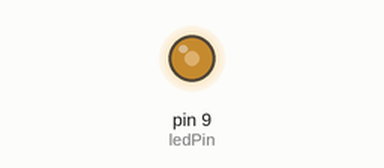
The sketch below on a simulated Arduino Uno, built with avr-gcc and run on an emulated ATmega328P. Parts: output pins drawn as LEDs (lit = HIGH).

Above: at 0.1 s.
Timing chart, 0 to 1.6 s (numbered marks = the images above):
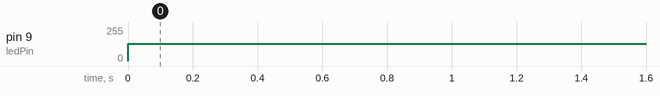

The sketch:

day31_analogwrite_128.ino
```cpp
// 31日目 analogWrite の値を 128 に固定して、明るさを見る
// 回路：2.1 と同じ（ピン9 → 220Ω → LED → GND）

int ledPin = 9;

void setup() {
}

void loop() {
  analogWrite(ledPin, 128);   // 255 の約半分。5V の時間が約 50%（平均 約 2.5V）
}
```

Measured:
- by itself, pin 9 (ledPin): 0/255 → 128/255 at 0.00 s
